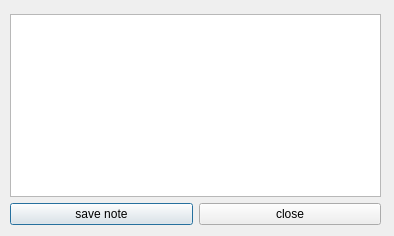
<?xml version="1.0" encoding="UTF-8"?>
<ui version="4.0">
 <class>TakeNote</class>
 <widget class="QDialog" name="TakeNote">
  <property name="geometry">
   <rect>
    <x>0</x>
    <y>0</y>
    <width>394</width>
    <height>236</height>
   </rect>
  </property>
  <property name="windowTitle">
   <string>Dialog</string>
  </property>
  <widget class="QWidget" name="">
   <property name="geometry">
    <rect>
     <x>10</x>
     <y>14</y>
     <width>371</width>
     <height>211</height>
    </rect>
   </property>
   <layout class="QVBoxLayout" name="verticalLayout">
    <item>
     <widget class="QTextEdit" name="textEdit"/>
    </item>
    <item>
     <layout class="QHBoxLayout" name="horizontalLayout">
      <item>
       <widget class="QPushButton" name="pushButton">
        <property name="cursor">
         <cursorShape>PointingHandCursor</cursorShape>
        </property>
        <property name="text">
         <string>save note</string>
        </property>
       </widget>
      </item>
      <item>
       <widget class="QPushButton" name="pushButton_2">
        <property name="cursor">
         <cursorShape>PointingHandCursor</cursorShape>
        </property>
        <property name="text">
         <string>close</string>
        </property>
       </widget>
      </item>
     </layout>
    </item>
   </layout>
  </widget>
 </widget>
 <resources/>
 <connections/>
</ui>
